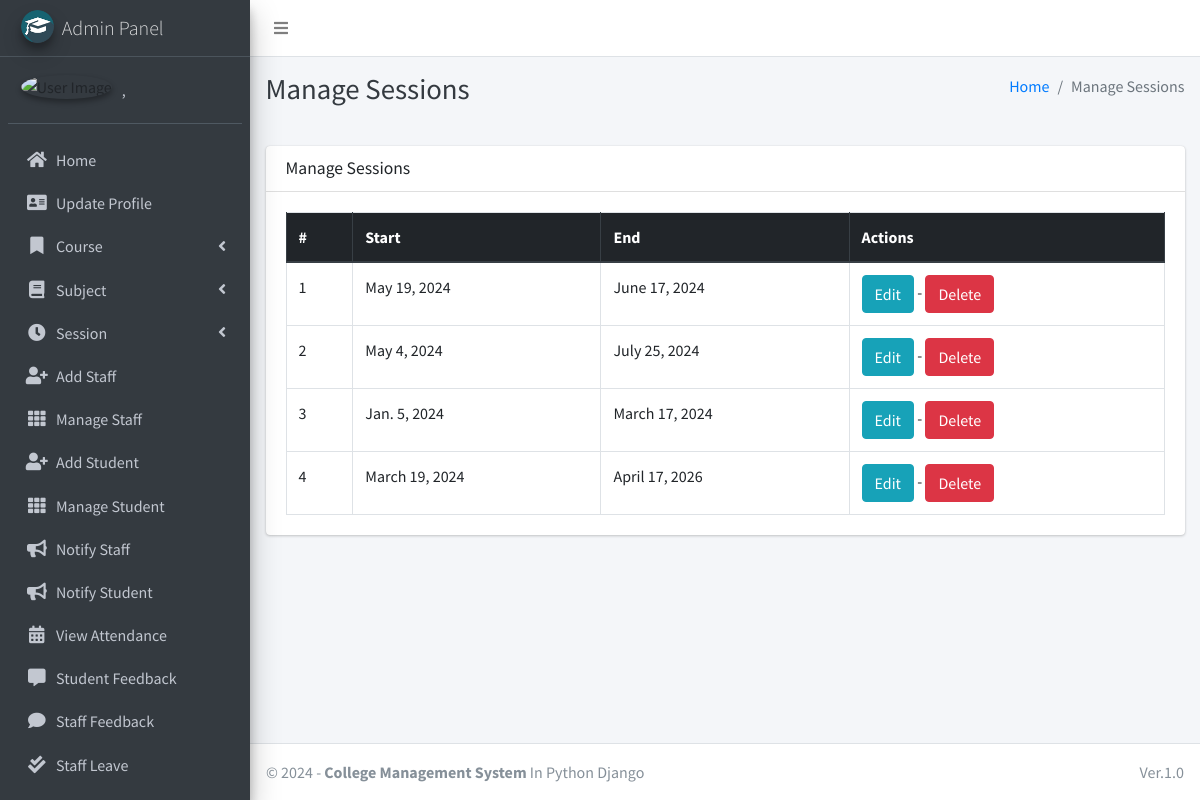
The app's page /session/manage/ (signed in) with its own data.
### main_app/models.py (models this page shows, shortened)
class CustomUser(AbstractUser):
    USER_TYPE = ((1, "HOD"), (2, "Staff"), (3, "Student"))
    GENDER = [("M", "Male"), ("F", "Female")]
    username = None  # Removed username, using email instead
    email = models.EmailField(unique=True)
    user_type = models.CharField(default=1, choices=USER_TYPE, max_length=1)
    gender = models.CharField(max_length=1, choices=GENDER)
    profile_pic = models.ImageField()
    address = models.TextField()
    fcm_token = models.TextField(default="")  # For firebase notifications
    created_at = models.DateTimeField(auto_now_add=True)
    updated_at = models.DateTimeField(auto_now=True)
    USERNAME_FIELD = "email"
    REQUIRED_FIELDS = []
    objects = CustomUserManager()
    def __str__(self):
        return self.last_name + ", " + self.first_name

class Session(models.Model):
    start_year = models.DateField()
    end_year = models.DateField()

### main_app/hod_views.py (the view)
# urls.py: path("session/manage/", hod_views.manage_session, name='manage_session'),
def manage_session(request):
    sessions = Session.objects.all()
    context = {'sessions': sessions, 'page_title': 'Manage Sessions'}
    return render(request, "hod_template/manage_session.html", context)

### main_app/templates/hod_template/manage_session.html
{% extends 'main_app/base.html' %}
{% load static %}
{% block page_title %}{{page_title}}{% endblock page_title %}
{% block content %}
<section class="content">
    <div class="container-fluid">
        <div class="row">
            <div class="col-md-12">
                <div class="card">
                    <div class="card-header">
                        <h3 class="card-title">{{page_title}}</h3>
                    </div>
                    <div class="card-body">
                        <table id="example2" class="table table-bordered table-hover">
                            <thead class="thead-dark">
                                <tr>
                                    <th>#</th>
                                    <th>Start</th>
                                    <th>End</th>
                                    <th>Actions</th>
                                </tr>
                            </thead>
                            <tbody>
                                {% for session in sessions %}
                                <tr>
                                    <td>{{ forloop.counter }}</td>
                                    <td>{{session.start_year}}</td>
                                    <td>{{session.end_year}}</td>
                                    <td><a href="{% url 'edit_session' session.id %}" class="btn btn-info">Edit</a> - <a href="{% url 'delete_session' session.id %}" onclick="return confirm('Are you sure you want to delete this ?')" class="btn btn-danger">Delete</a> </td>
                                </tr>
                                {% endfor %}
                            </tbody>
                        </table>
                    </div>
                </div>
            </div>
        </div>
    </div>
</section>
{% endblock content %}

### main_app/templates/main_app/sidebar_template.html (shortened to what this page needs)
{% load static %}
<aside class="main-sidebar sidebar-dark-info elevation-4">
    {% if request.user.user_type == '1' %}
    <a href="{% url 'admin_home' %}" class="brand-link">
        <img src="{% static 'dist/img/cmsl.png' %} " alt="AdminLTE Logo"
            class="brand-image img-circle elevation-3" >
        <span class="brand-text font-weight-light">Admin Panel</span>
    </a>
    <div class="sidebar">
        <div class="user-panel mt-3 pb-3 mb-3 d-flex">
            <div class="image">
                <img src="{{ request.user.profile_pic}}" class="img-circle elevation-2" alt="User Image">
            </div>
            <div class="info">
                <a href="#" class="d-block">{{user}}</a>
            </div>
        </div>
        <nav class="mt-2">
            <ul class="nav nav-pills nav-sidebar flex-column" data-widget="treeview" role="menu" data-accordion="false">
                <li class="nav-item">
                    {% url 'admin_home' as admin_home %}
                    <a href="{{admin_home}}" class="nav-link {% if admin_home == request.path %} active {% endif %}">
                        <i class="nav-icon fas fa-home"></i>
                        <p>
                            Home
                        </p>
                    </a>
                </li>
                <li class="nav-item">
                    {% url 'admin_view_profile' as admin_view_profile %}
                    <a href="{{admin_view_profile}}"
                        class="nav-link {% if admin_view_profile == request.path %} active {% endif %}">
                        <i class="nav-icon fas fa-address-card"></i>
                        <p>
                            Update Profile
                        </p>
                    </a>
                </li>
                <li class="nav-item has-treeview">
                    <a href="#" class="nav-link">
                        <i class="nav-icon fas fa-bookmark"></i>
                        <p>
                            Course
                            <i class="fas fa-angle-left right"></i>
                        </p>
                    </a>
                </li>
                <li class="nav-item has-treeview">
                    <a href="#" class="nav-link">
                        <i class="nav-icon fas fa-book"></i>
                        <p>
                            Subject
                            <i class="fas fa-angle-left right"></i>
                        </p>
                    </a>
                </li>
                <li class="nav-item has-treeview">
                    <a href="#" class="nav-link">
                        <i class="nav-icon fas fa-clock"></i>
                        <p>
                            Session
                            <i class="fas fa-angle-left right"></i>
                        </p>
                    </a>
                </li>
                <li class="nav-item">
                    {% url 'add_staff' as add_staff %}
                    <a href="{{add_staff}}" class="nav-link {% if add_staff == request.path %} active {% endif %}">
                        <i class="nav-icon fas fa-user-plus"></i>
                        <p>
                            Add Staff
                        </p>
                    </a>
                </li>
                <li class="nav-item">
                    {% url 'manage_staff' as manage_staff %}
                    {% url 'edit_staff' staff_id as edit_staff %}
                    <a href="{{manage_staff}}"
                        class="nav-link {% if manage_staff == request.path or request.path == edit_staff %} active {% endif %}">
                        <i class="nav-icon fas fa-th"></i>
                        <p>
                            Manage Staff
                        </p>
                    </a>
                </li>
                <li class="nav-item">
                    {% url 'add_student' as add_student%}
                    <a href="{{add_student}}" class="nav-link  {% if add_student == request.path %} active {% endif %}">
                        <i class="nav-icon fas fa-user-plus"></i>
                        <p>
                            Add Student
                        </p>
                    </a>
                </li>
                <li class="nav-item">
                    {% url 'manage_student' as manage_student %}
                    {% url 'edit_student' student_id as edit_student %}
                    <a href="{{manage_student}}"
                        class="nav-link  {% if edit_student == request.path or manage_student == request.path %} active {% endif %}">
                        <i class="nav-icon fas fa-th"></i>
                        <p>
                            Manage Student
                        </p>
                    </a>
                </li>
                <li class="nav-item">
                    {% url 'admin_notify_staff' as admin_notify_staff %}
                    <a href="{{admin_notify_staff}}"
                        class="nav-link {% if admin_notify_staff == request.path %} active {% endif %}">
                        <i class="nav-icon fas fa-bullhorn"></i>
                        <p>
                            Notify Staff
                        </p>
                    </a>
                </li>
                <li class="nav-item">
                    {% url 'admin_notify_student' as admin_notify_student %}
                    <a href="{{admin_notify_student}}"
                        class="nav-link {% if admin_notify_student == request.path %} active {% endif %}">
                        <i class="nav-icon fas fa-bullhorn"></i>
                        <p>
                            Notify Student
                        </p>
                    </a>
                </li>
                <li class="nav-item">
                    {% url 'admin_view_attendance' as admin_view_attendance %}
                <li class="nav-item">
                    <a href="{{admin_view_attendance}}"
                        class="nav-link  {% if admin_view_attendance == request.path %} active {% endif %}">
                        <i class="nav-icon fas fa-calendar-alt"></i>
                        <p>
                            View Attendance
                        </p>
                    </a>
                </li>
                <li class="nav-item">
                    {% url 'student_feedback_message' as student_feedback_message %}
                    <a href="{{ student_feedback_message }}"
                        class="nav-link  {% if student_feedback_message == request.path %} active {% endif %}">
                        <i class="nav-icon fas fa-comment-alt"></i>
                        <p>
                            Student Feedback
                        </p>
                    </a>
                </li>
                <li class="nav-item">
                    {% url 'staff_feedback_message' as staff_feedback_message %}
                    <a href="{{staff_feedback_message}}"
                        class="nav-link   {% if staff_feedback_message == request.path %} active {% endif %}">
                        <i class="nav-icon fas fa-comment"></i>
                        <p>
                            Staff Feedback
                        </p>
                    </a>
                </li>
                <li class="nav-item">
                    {% url 'view_staff_leave' as view_staff_leave %}
                    <a href="{{view_staff_leave}}"
                        class="nav-link  {% if view_staff_leave == request.path %} active {% endif %}">
                        <i class="nav-icon fas fa-check-double"></i>
                        <p>
                            Staff Leave
                        </p>
                    </a>
                </li>
                <li class="nav-item">
                    {% url 'view_student_leave' as view_student_leave %}
                    <a href="{% url 'view_student_leave' %}"
                        class="nav-link  {% if view_student_leave == request.path %} active {% endif %}">
                    </a>
                </li>
                                        {% endif %}
                                    </ul>
                                </nav>
                            </div>
</aside>

### records on screen
CustomUser: last_name+first_name ","
Session: start_year "May 19, 2024", end_year "June 17, 2024"
Session: start_year "May 4, 2024", end_year "July 25, 2024"
Session: start_year "Jan. 5, 2024", end_year "March 17, 2024"
Session: start_year "March 19, 2024", end_year "April 17, 2026"

### other values on screen
{{ page_title }} "Manage Sessions"
